Frame 1 (no input): blank canvas, image omitted
Frame 60 (no input): blank canvas, image omitted
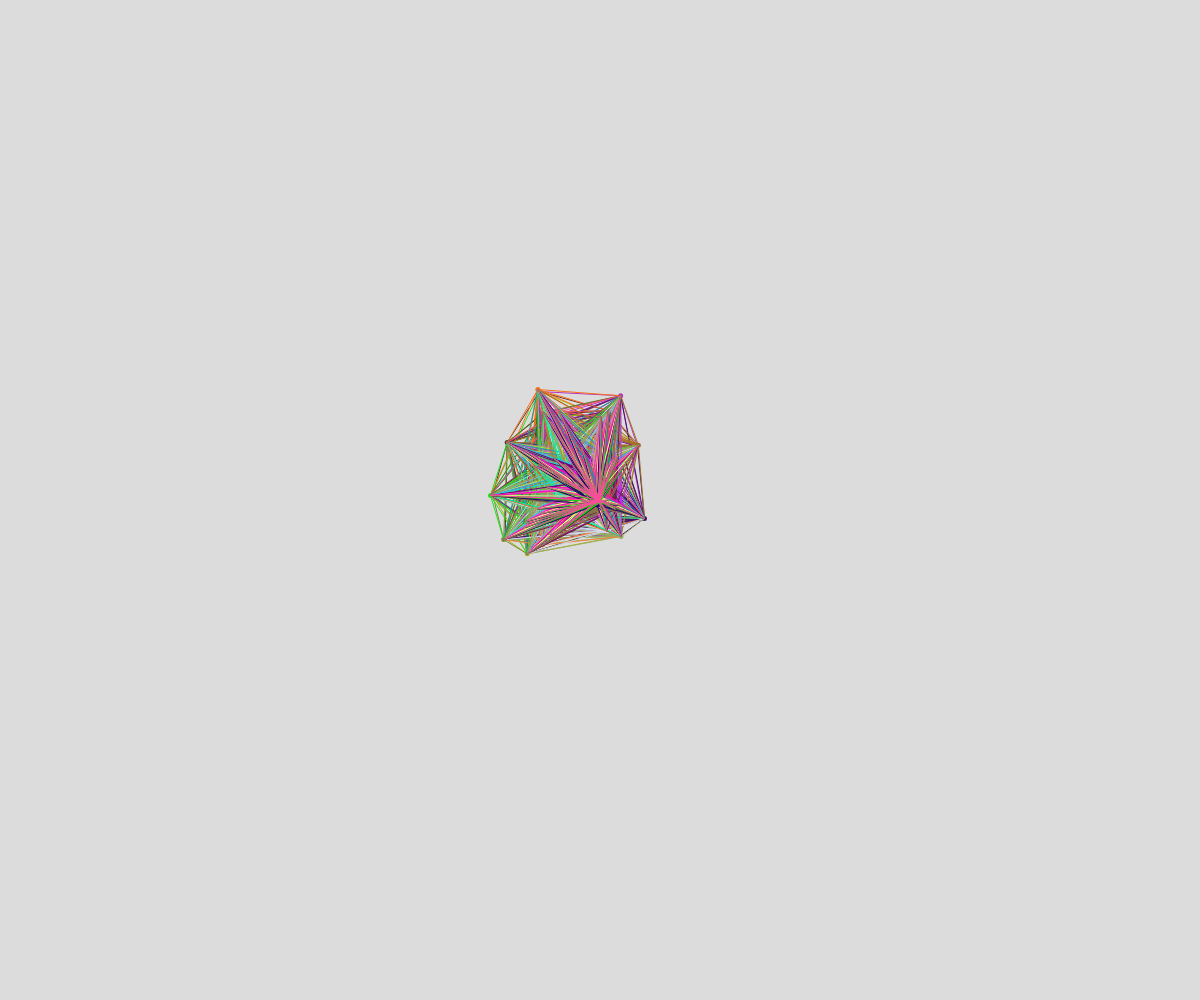
Frame 120 (the mouse pressed at the canvas centre since frame 60)

The p5.js sketch whose frames 1 and 60 were blank and that drew this single picture after the mouse press (run headless with seeded random() and noise() and a simulated clock; from frame 60 on, the mouse is pressed at the canvas centre):

// p5.js sketch
// ── sketch.js
// Connected Nodes
// Bishal Ghose
// March 18
// OOP Review + Object-Object Interactions

//Global Variables
let nodes = []; //to hold all of our objects
let reach = 150; //how far connections b/w points may be




function setup() {
  createCanvas(windowWidth, windowHeight);
}

function draw() {
  if (mouseIsPressed){
    nodes.push(new csNode(mouseX, mouseY));
  }
  background(220);
  for (let n of nodes) {
    //loping by item is good here, as we don't
    //plan on deleting any objects from the array

    n.move();
    n.connect(nodes);
    n.display();
  }
}

function mousePressed(){
  //create one node per mouse press
  //nodes.push(new csNode(mouseX, mouseY));
}


class csNode{
  //1.constructor
  constructor(x, y){ //called once per object created
    //properties related to position/rendering
    this.x = x; this.y = y; this.size = 5;
    this.c = color(random(255), random(255), random(255));



    //properties related to motion
    this.xTime = random(10); this.yTime = random(10);
    this.timeShift = 0.01; this. maxSpeed = 5;



  }


  //2. class methods
  display(){
    fill(this.c);
    noStroke();

    circle(this.x, this.y, this.size);
  }

  connect(nodeArray){
    //check if the current point is close to any
    //other points, and if so join with a line

    stroke(this.c);
    for(let n of nodes){
      //this.x this,y   n.x n.y
      if(n !== this){
        let d = dist(this.x, this.y, n.x, n.y);
        if(d < reach){ //the two points are close
          line(this.x, this.y,n.x, n.y);         
        }
      }
    }
  }



  move(){
    //use perlin noise for x/y movement
    let xSpeed = noise(this.xTime);  //0-1
    xSpeed = map(xSpeed, 0, 1, -this.maxSpeed, this.maxSpeed);
    this.xTime += this.timeShift;
    this.x += xSpeed;
    if(this.x < 0){
      this.x = width;
    }
    else if (this.x > width){
      this.x = 0;
    }

    let ySpeed = noise(this.yTime);
    ySpeed = map(ySpeed, 0, 1, -this.maxSpeed, this.maxSpeed);
    this.yTime += this.timeShift;

    this.y += ySpeed;
    if(this.y < 0) {
      this.y = height;
    }
    else if(this.y > height) {
      this.y = 0;
    }
  }
}
